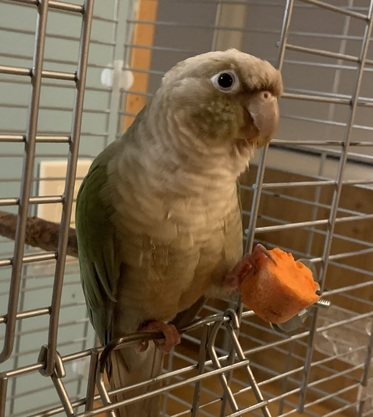
#> input picture example.jpg, 373 x 417 px
$ python lab1_init.py
#> lines starting #> are read from the running program, lines starting #| are printed output that depends on the picture
from PIL import Image
from PIL import ImageFilter
import random
import sys

# Import the Image and ImageFilter classes from PIL (Pillow)
# Load an image
im = Image.open("example.jpg")
#> im is the input picture: PIL image 373x417 RGB; mean R, G, B 117, 97.6, 72.2

# Check its width, height, and number of color channels
print("Image is %s pixels wide." % im.width)
#| Image is 373 pixels wide.
print("Image is %s pixels high." % im.height)
#| Image is 417 pixels high.
print("Image mode is %s." % im.mode)
#| Image mode is RGB.

# Pixels are accessed via an (X,Y) tuple.
# The coordinate system starts at (0,0) in the upper left-hand corner,
# and increases moving right (first coordinate) and down (second coordinate).
# So it's a (col, row) indexing system, not (row, col) like we're used to
# when dealing with matrices or 2d arrays.
print("Pixel value at (10,10) is %s" % str(im.getpixel((10,10))))
#| Pixel value at (10,10) is (155, 158, 141)

# Pixels can be modified by specifying the coordinate and RGB value
# (255, 0, 0) is a pure red pixel.
im.putpixel((10,10), (255, 0, 0))
print("New pixel value is %s" % str(im.getpixel((10,10))))
#| New pixel value is (255, 0, 0)

# Let's create a grayscale version of the image:
# the "L" means there's only a single channel, "Lightness"
gray_im = im.convert("L")
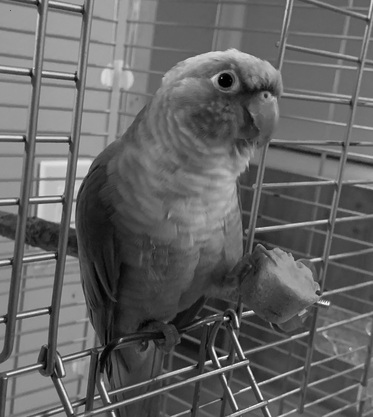
#> gray_im: PIL image 373x417 L; min 0, max 251, mean 100.5

# Create a new blank color image the same size as the input
color_im = Image.new("RGB", (im.width, im.height), color=0)
#> color_im: PIL image 373x417 RGB; every value is 0
gray_im.save("gray.png")

# Highlights any very dark areas with yellow.
for x in range(im.width):
    for y in range(im.height):
        p = gray_im.getpixel((x,y))
        if p < 5:
            (R,G,B) = (255,255,0)
            color_im.putpixel((x,y), (R,G,B))
        else:
            color_im.putpixel((x,y), (p,p,p))

# Show the image. We're commenting this out because it won't work on the Linux
# server (unless you set up an X Window server or remote desktop) and may not
# work by default on your local machine. But you may want to try uncommenting it,
# as seeing results in real-time can be very useful for debugging!
# color_im.show()

# Save the image
color_im.save("output.png")

# This uses Pillow's code to create a 5x5 mean filter and apply it to
# our image. In the lab, you'll need to write your own convolution code (using
# "for" loops, but you can use Pillow's code to check that your answer is correct.
# Since the input is a color image, Pillow applies the filter to each
# of the three color planes (R, G, and B) independently.
box = [1]*25
result = color_im.filter(ImageFilter.Kernel((5,5),box,sum(box)))
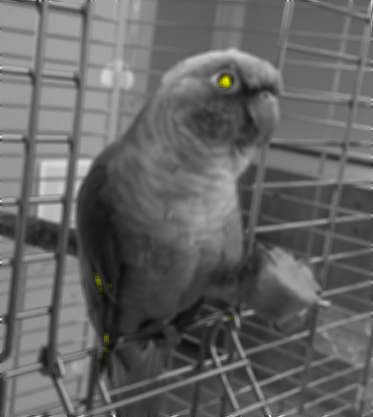
#> result: PIL image 373x417 RGB; mean R, G, B 100.7, 100.7, 100.5
# result.show()
result.save("output2.png")

$ run again, with a.jpg copied over example.jpg
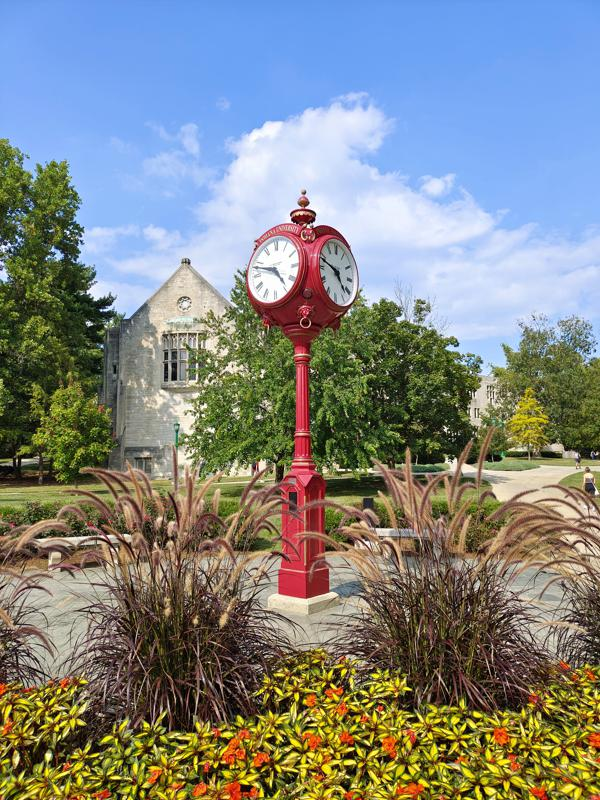
#> input picture a.jpg, 600 x 800 px
#> im is the input picture: PIL image 600x800 RGB; mean R, G, B 129.1, 134, 131.4
#| Image is 600 pixels wide.
#| Image is 800 pixels high.
#| Image mode is RGB.
#| Pixel value at (10,10) is (112, 161, 240)
#| New pixel value is (255, 0, 0)
#> `gray_im = im.convert("L")`:
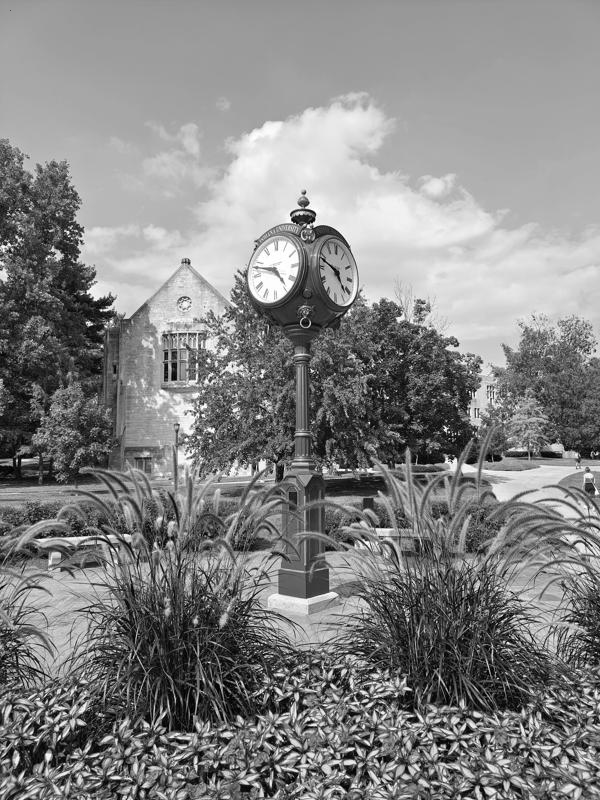
#> gray_im: PIL image 600x800 L; min 0, max 255, mean 132.3
#> `result = color_im.filter(ImageFilter.Kernel((5,5),box,sum(box)))`:
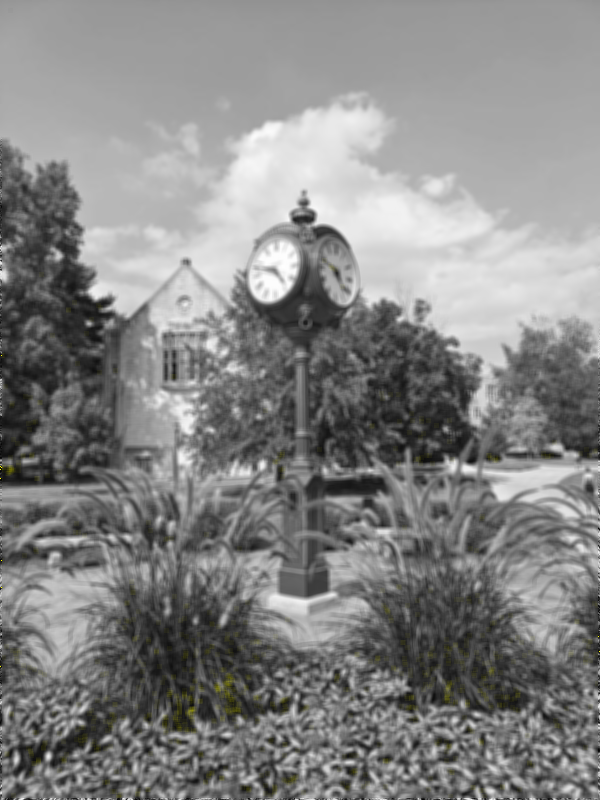
#> result: PIL image 600x800 RGB; mean R, G, B 132.8, 132.8, 132.3
